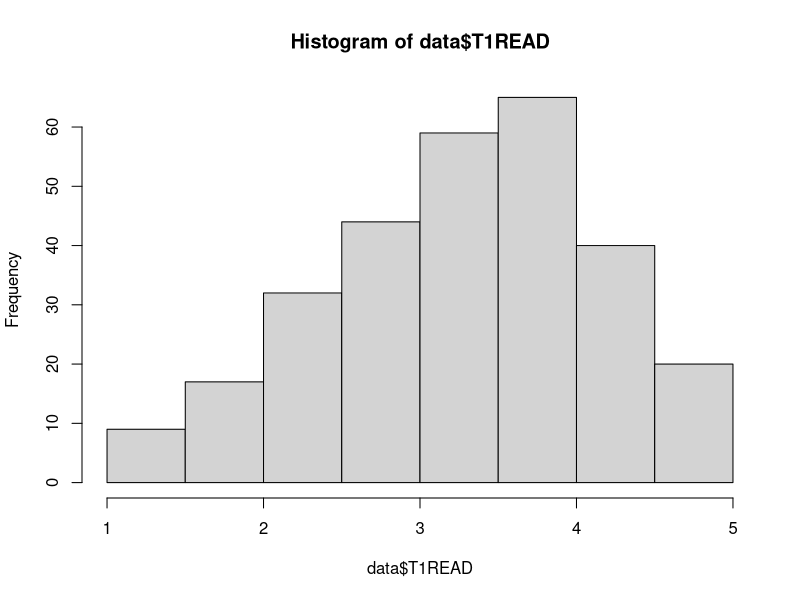
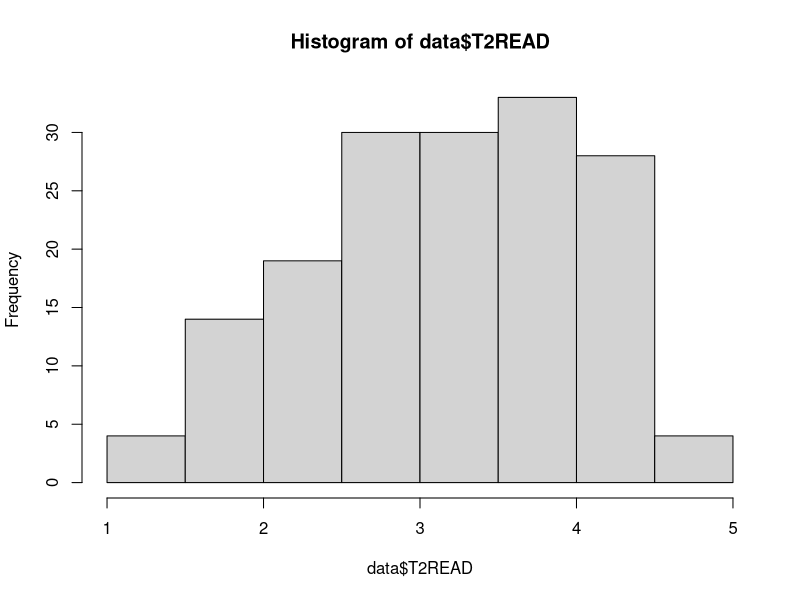
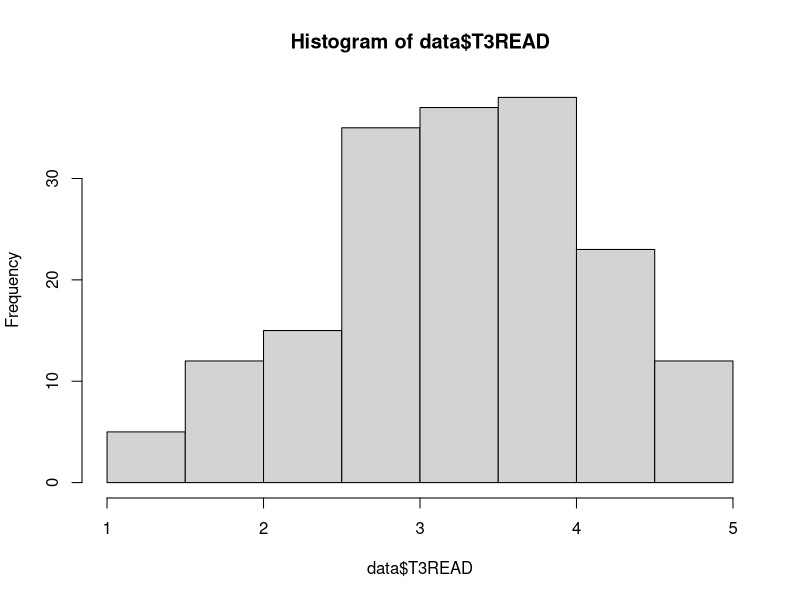
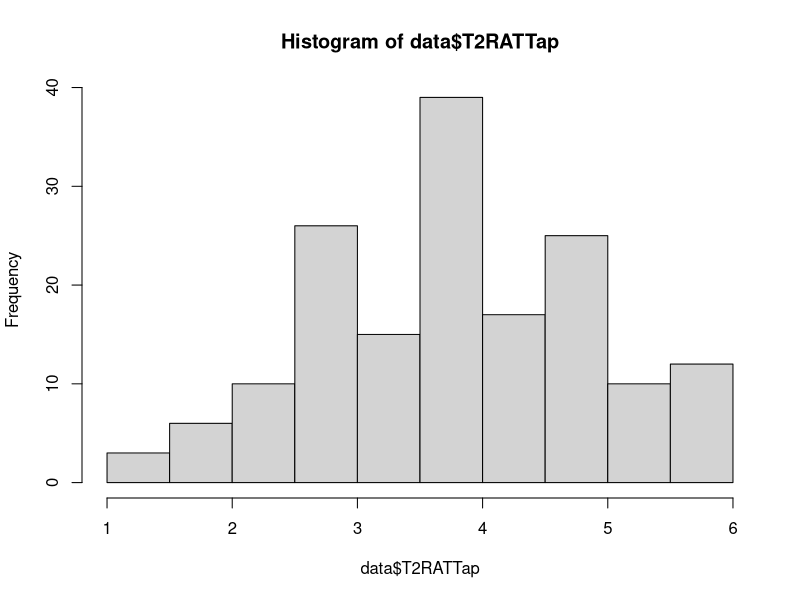
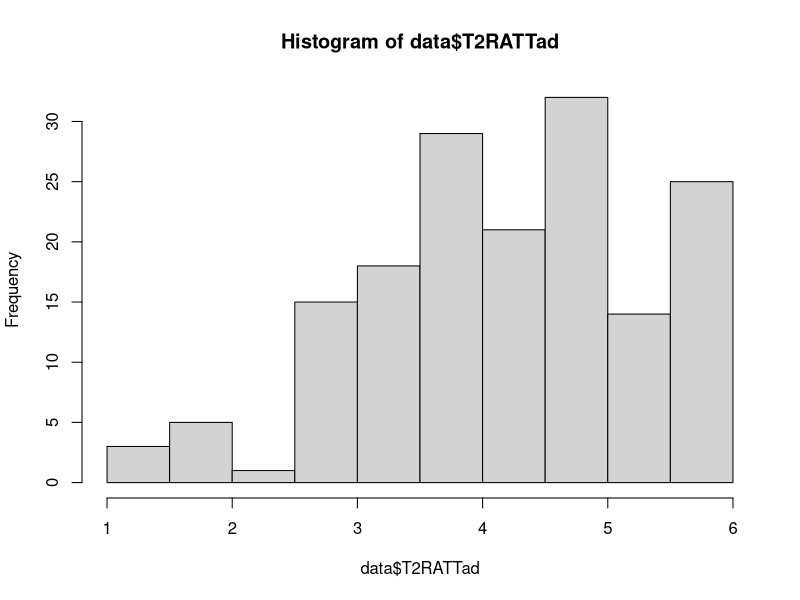
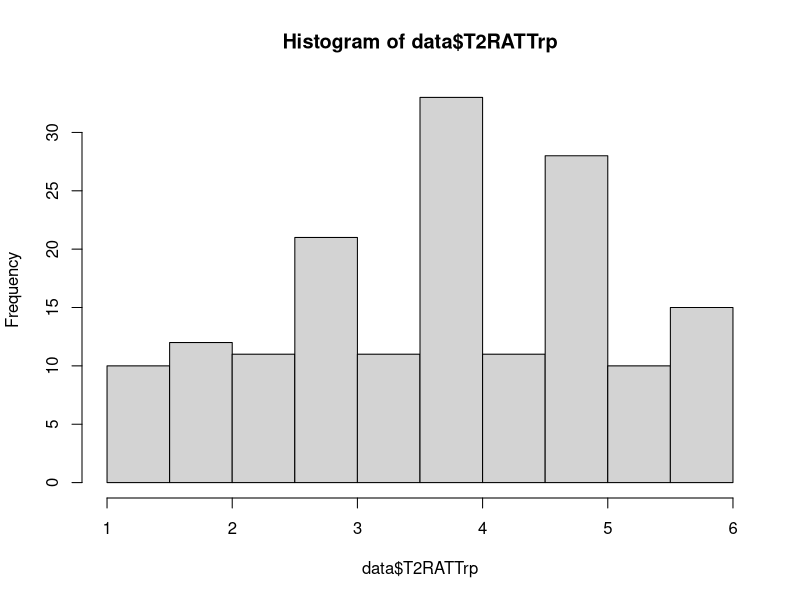

The R script that drew these images, in order:
# ------- DESCRIPTION -------------
# Reading habits 
#	Manuscript

# University of Arizona
# Jessie Erikson Pyarelal

# Created 2024-11-25

# ---- Packages used ----
library(Hmisc)
library(dplyr)
library(tidyverse)
library(rstatix)
# library(corrtable)

# ---- Import CSV file ----

data <- read.csv("data_in/TMD123_Master_Scored.csv")

str(data)
names(data)
# print first 10 rows of mydata
head(data, n=10)

data %>% select(contains("t1read"))

hist(data$T1READ)
hist(data$T2READ)
hist(data$T3READ)

mean(data$T1READ, na.rm=TRUE)
mean(data$T2READ, na.rm=TRUE)
mean(data$T3READ, na.rm=TRUE)

str(data$T1READ)

data %>% select(contains("t2ratt"))

mean(data$T2RATTap, na.rm=TRUE)
mean(data$T2RATTad, na.rm=TRUE)
mean(data$T2RATTrp, na.rm=TRUE)

hist(data$T2RATTap)
hist(data$T2RATTad)
hist(data$T2RATTrp)

# nov 25 - tbh i'm so tired i don't even remember what i'm trying to check
